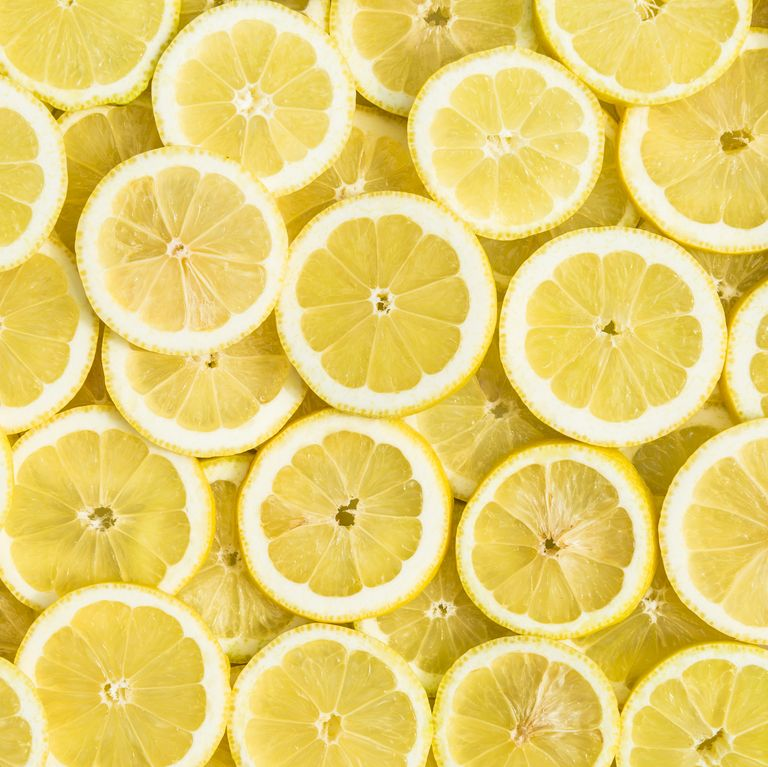
#> input picture image/lemon.jpg, 768 x 767 px
$ python main.py   (older library calls are emulated)
#> lines starting #> are read from the running program, lines starting #| are printed output that depends on the picture; after the words box and inside, x2 and y2 are one past the last pixel; in counts of white or black regions, pixels touching at a corner belong together
import cv2
import numpy as np
from matplotlib import pyplot as plt
from scipy import ndimage
from skimage import measure, color, io
from skimage.restoration import denoise_nl_means, estimate_sigma
from skimage import exposure
from skimage import data, img_as_float

kernel = np.ones((3, 3), np.uint8)
kernel2 = np.ones((5, 5), np.float)/9
img1= cv2.imread("image/lemon.jpg", cv2.IMREAD_COLOR)
#> img1 is the input picture: shape (767, 768, 3); mean B, G, R 112.7, 208.9, 231.5
img1 = cv2.resize(img1,(500,500))
#> img1: shape (500, 500, 3)
# [4 lines of commented-out code are left out]
img = cv2.cvtColor(img1, cv2.COLOR_BGR2GRAY)
img = cv2.resize(img,(500,500))
# ret2, thresh2 = cv2.threshold(img,0,255,cv2.THRESH_BINARY_INV+cv2.THRESH_OTSU)
ret2, thresh2 = cv2.threshold(img,170, 255, cv2.THRESH_BINARY)
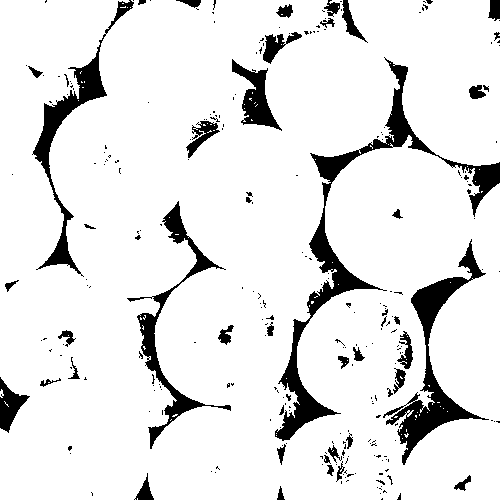
#> thresh2: shape (500, 500); 89.9% white; 266 black regions (218 under 20 px), largest, box (x1, y1, x2, y2) and area: (275, 57, 500, 441) 7221, (383, 239, 489, 465) 4482, (32, 0, 134, 277) 3290
dist_transform = cv2.distanceTransform(thresh2, cv2.DIST_L2, 3)
ret3, sure_fg = cv2.threshold(dist_transform, 0.21 * dist_transform.max(), 255, 0)
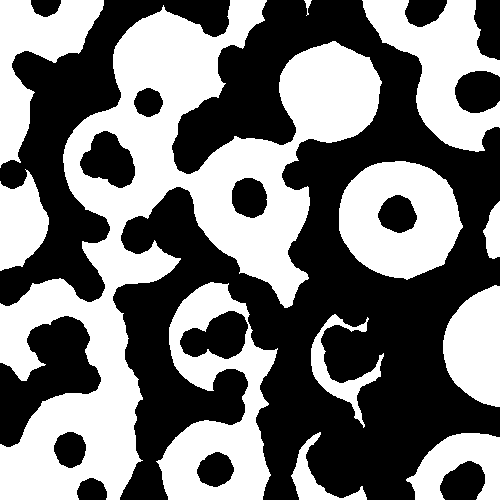
#> sure_fg: shape (500, 500) float32; 46.6% white; 12 white regions, largest, box (x1, y1, x2, y2) and area: (0, 0, 382, 500) 60504, (156, 282, 278, 500) 12329, (339, 161, 463, 280) 10171
#> ret3 = 14.31

sure_fg2 = cv2.erode(thresh2, kernel, iterations=3)
#> sure_fg2: shape (500, 500); 77.4% white; 60 black regions, largest, box (x1, y1, x2, y2) and area: (271, 54, 500, 468) 14100, (373, 236, 500, 468) 7688, (29, 0, 154, 291) 6717
sure_fg2 = cv2.dilate(thresh2, kernel, iterations=3)
#> sure_fg2: shape (500, 500); 97.6% white; 53 black regions (27 under 20 px), largest, box (x1, y1, x2, y2) and area: (415, 280, 461, 330) 722, (406, 390, 466, 445) 676, (281, 359, 325, 437) 611
sure_fg2 = np.uint8(sure_fg)
sure_fg = sure_fg2

median =  exposure.equalize_hist(img)

median = cv2.normalize(src=median, dst=None, alpha=0, beta=255, norm_type=cv2.NORM_MINMAX, dtype=cv2.CV_8U)
# [6 lines of commented-out code are left out]
plt.hist(median.flat,bins =100 , range =(0,255))


# [11 lines of commented-out code are left out]
ret1, thresh = cv2.threshold(median,210, 255, cv2.THRESH_BINARY)
#> thresh: shape (500, 500); 17.7% white; 212 white regions (163 under 20 px), largest, box (x1, y1, x2, y2) and area: (54, 98, 321, 267) 7640, (326, 150, 472, 290) 5244, (159, 273, 290, 403) 4041
print(ret1)
# [7 lines of commented-out code are left out]
sure_fg= cv2.normalize(src=sure_fg, dst=None, alpha=0, beta=255, norm_type=cv2.NORM_MINMAX, dtype=cv2.CV_8U)
thresh = cv2.erode(thresh, kernel, iterations=1)
#> thresh: shape (500, 500); 11.5% white; 129 white regions (74 under 20 px), largest, box (x1, y1, x2, y2) and area: (329, 152, 469, 289) 4085, (160, 274, 288, 400) 3006, (56, 101, 186, 227) 2641
# imgCanny = cv2.Canny(thresh,100,100)
sure_bg =cv2.bitwise_not(thresh)
sure_fg =cv2.bitwise_and(sure_bg ,sure_fg)
#> sure_fg: shape (500, 500); 44.3% white; 33 white regions (8 under 20 px), largest, box (x1, y1, x2, y2) and area: (191, 136, 309, 308) 11114, (362, 0, 500, 151) 9648, (340, 162, 459, 277) 9442
sure_fg = cv2.erode(sure_fg , kernel, iterations=3)
#> sure_fg: shape (500, 500); 32.8% white; 30 white regions (3 under 20 px), largest, box (x1, y1, x2, y2) and area: (344, 165, 456, 274) 7520, (19, 396, 135, 500) 7321, (194, 141, 305, 257) 7306
#sure_fg = cv2.dilate(sure_fg , kernel, iterations=3)

# Morphological operations to remove small noise - opening
# To remove holes we can use closing

# sure_fg = cv2.dilate(thresh2, kernel, iterations=3)
# sure_fg = np.uint8(sure_fg)


unknown =cv2.subtract(sure_bg,sure_fg)


ret3, markers = cv2.connectedComponents(sure_fg)
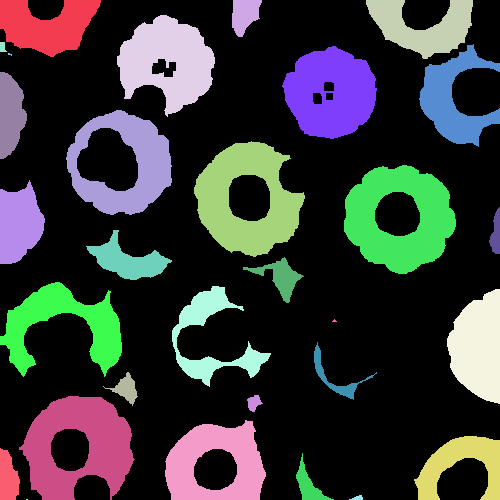
#> markers: shape (500, 500) int32; 31 distinct labels, from 0 to 30; one colour per label, 0 black
#> ret3 = 31
markers = markers+1
#> markers: shape (500, 500) int32; 31 distinct labels, from 1 to 31
markers [unknown ==255] = 0
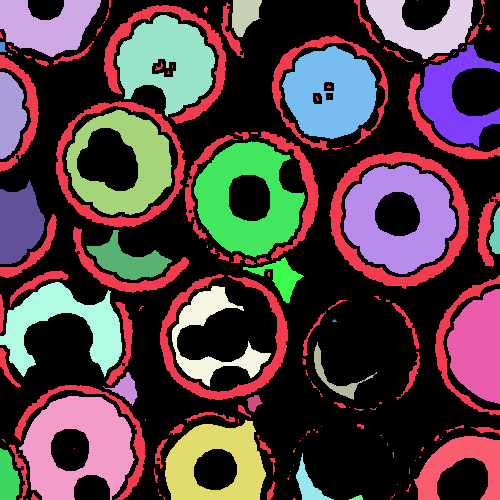
#> markers: shape (500, 500) int32; 32 distinct labels, from 0 to 31; one colour per label, 0 black
plt.imshow(markers , cmap = "jet")
plt.show()
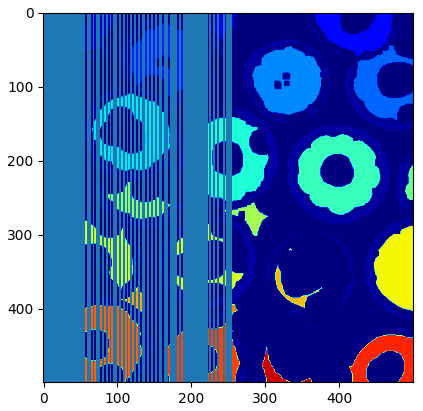
#> figure drawn by matplotlib, 1 panel

markers = cv2.watershed(img1,markers)
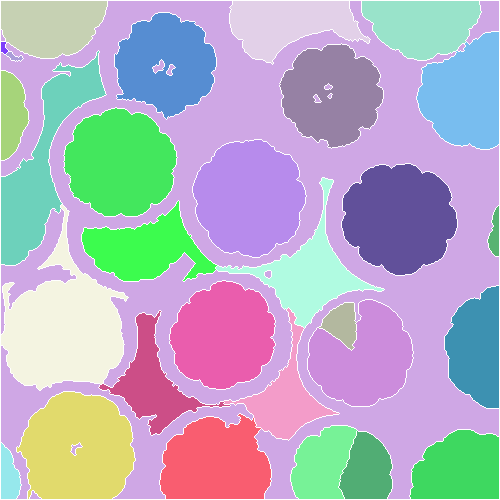
#> markers: shape (500, 500) int32; 31 distinct labels, from -1 to 30; one colour per label, 0 black, -1 white
img1[markers ==-1] = [255,0,255]
#> img1: shape (500, 500, 3); mean B, G, R 117.4, 200.5, 232.1
img2 = color.label2rgb(markers)
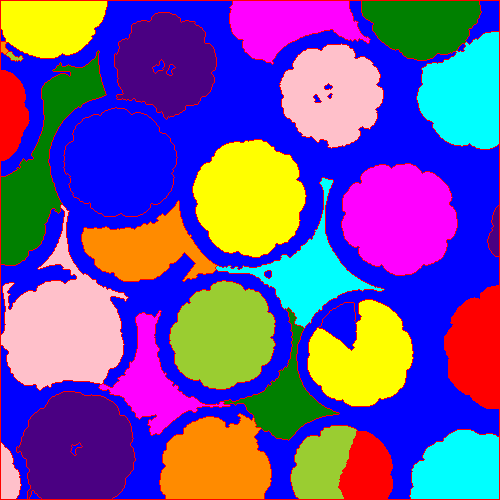
#> img2: shape (500, 500, 3) float64; mean R, G, B 0.422, 0.318, 0.629

cv2.imshow("original image",img1)
cv2.imshow("Colored grains",img2)

#cv2.imshow("image", img)
cv2.imshow("Blur image", median)
cv2.imshow("real bg", sure_bg )
#cv2.imshow("eq_img", eq_img )
#cv2.imshow("bg e", erosion )
cv2.imshow("Theroshold image", thresh)
#cv2.imshow("Blur", img_Blur)
cv2.imshow("Theroshold image 2 ", thresh2)
#cv2.imshow("open image", opening )
cv2.imshow("Unknown Pixel", unknown)
# cv2.imshow("dist transform", dist_transform)
# cv2.imshow("bg", sure_bg)
cv2.imshow("sf", sure_fg  )
plt.show()
cv2.waitKey(0)
cv2.destroyAllWindows()
# from skimage.segmentation import clear_border
#
# opening = clear_border(opening)  # Remove edge touching grains
# # Check the total regions found before and after applying this.
#
#
# # Now we know that the regions at the center of cells is for sure cells
# # The region far away is background.
# # We need to extract sure regions. For that we can use erode.
# # But we have cells touching, so erode alone will not work.
# # To separate touching objects, the best approach would be distance transform and then thresholding.
#
# # let us start by identifying sure background area
# # dilating pixes a few times increases cell boundary to background.
# # This way whatever is remaining for sure will be background.
# # The area in between sure background and foreground is our ambiguous area.
# # Watershed should find this area for us.

#
# # Finding sure foreground area using distance transform and thresholding
# # intensities of the points inside the foreground regions are changed to
# # distance their respective distances from the closest 0 value (boundary).
# # https://www.tutorialspoint.com/opencv/opencv_distance_transformation.htm

#
# # Let us threshold the dist transform by 20% its max value.
# # print(dist_transform.max()) gives about 21.9

#
# # 0.2* max value seems to separate the cells well.
# # High value like 0.5 will not recognize some grain boundaries.
#
# # Unknown ambiguous region is nothing but bkground - foreground

#
# unknown = cv2.subtract(sure_bg, sure_fg)
#
# # Now we create a marker and label the regions inside.
# # For sure regions, both foreground and background will be labeled with positive numbers.
# # Unknown regions will be labeled 0.
# # For markers let us use ConnectedComponents.

#
# # One problem rightnow is that the entire background pixels is given value 0.
# # This means watershed considers this region as unknown.
# # So let us add 10 to all labels so that sure background is not 0, but 10
# markers = markers + 10
#
# # Now, mark the region of unknown with zero
# markers[unknown == 255] = 0
# # plt.imshow(markers, cmap='jet')   #Look at the 3 distinct regions.
#
# # Now we are ready for watershed filling.
# markers = cv2.watershed(img1, markers)
# # The boundary region will be marked -1
# # https://docs.opencv.org/3.3.1/d7/d1b/group__imgproc__misc.html#ga3267243e4d3f95165d55a618c65ac6e1
#
#
# # Let us color boundaries in yellow. OpenCv assigns boundaries to -1 after watershed.
# img1[markers == -1] = [0, 255, 255]
#
# img2 = color.label2rgb(markers, bg_label=0)
#
# cv2.imshow('Overlay on original image', img1)
# cv2.imshow('Colored Grains', img2)
# cv2.waitKey(0)
#
# # Now, time to extract properties of detected cells
# # regionprops function in skimage measure module calculates useful parameters for each object.
# regions = measure.regionprops(markers, intensity_image=img)
#
# # Can print various parameters for all objects
# # for prop in regions:
# #    print('Label: {} Area: {}'.format(prop.label, prop.area))
#
# # Best way is to output all properties to a csv file
# # Let us pick which ones we want to export.
#
# propList = ['Area',
#             'equivalent_diameter',  # Added... verify if it works
#             'orientation',  # Added, verify if it works. Angle btwn x-axis and major axis.
#             'MajorAxisLength',
#             'MinorAxisLength',
#             'Perimeter',
#             'MinIntensity',
#             'MeanIntensity',
#             'MaxIntensity']
#
# output_file = open('image_measurements.csv', 'w')
# output_file.write('Grain #' + "," + "," + ",".join(propList) + '\n')  # join strings in array by commas,
# # First cell to print grain number
# # Second cell blank as we will not print Label column
#
# grain_number = 1
# for region_props in regions:
#     output_file.write(str(grain_number) + ',')
#     # output cluster properties to the excel file
#     #    output_file.write(str(region_props['Label']))
#     for i, prop in enumerate(propList):
#         if (prop == 'Area'):
#             to_print = region_props[prop] * pixels_to_um ** 2  # Convert pixel square to um square
#         elif (prop == 'orientation'):
#             to_print = region_props[prop] * 57.2958  # Convert to degrees from radians
#         elif (prop.find('Intensity') < 0):  # Any prop without Intensity in its name
#             to_print = region_props[prop] * pixels_to_um
#         else:
#             to_print = region_props[prop]  # Reamining props, basically the ones with Intensity in its name
#         output_file.write(',' + str(to_print))
#     output_file.write('\n')
#     grain_number += 1
#
# output_file.close()
